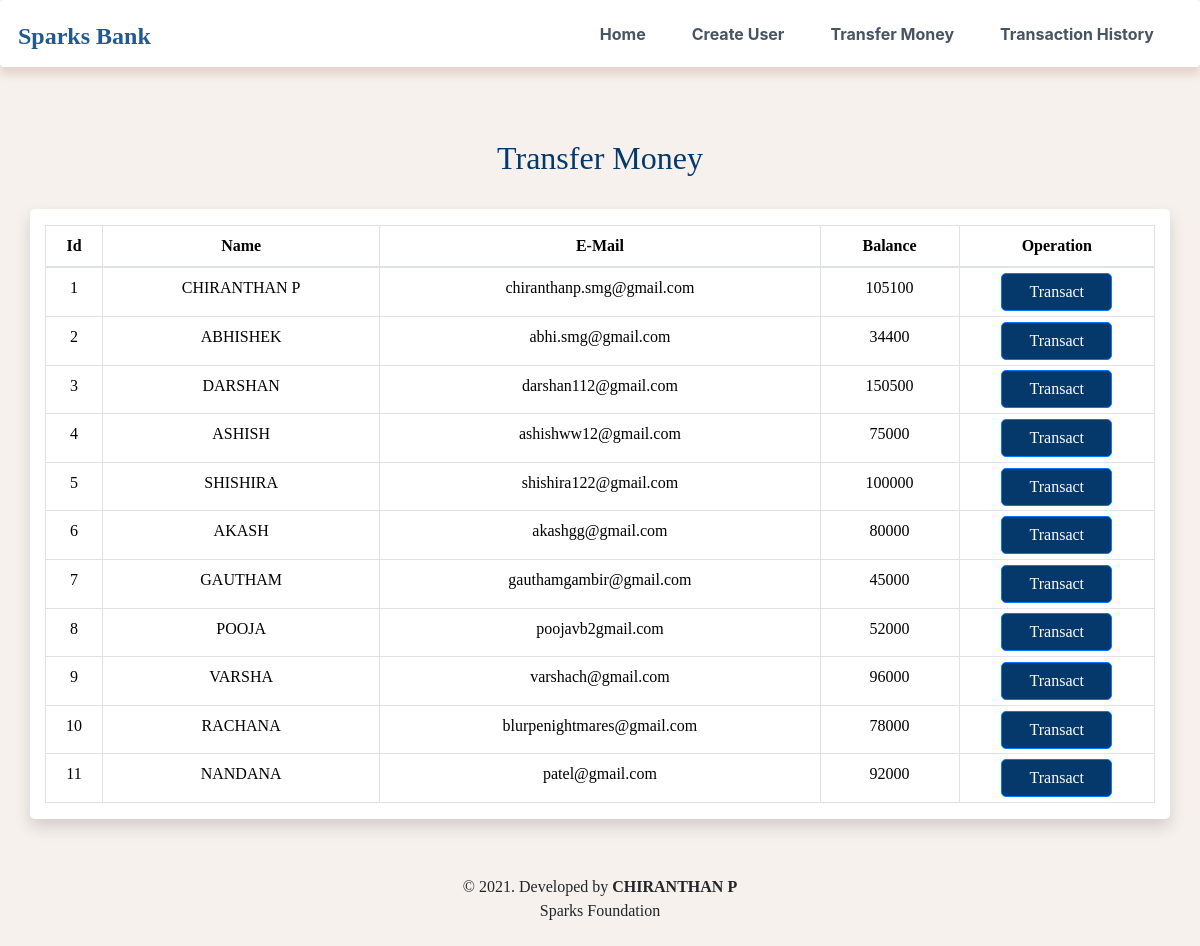
The app's page /transfermoney.php with its own data.
### tables this page shows
CREATE TABLE `users` (
  `id` int(3) NOT NULL,
  `name` text NOT NULL,
  `email` varchar(30) NOT NULL,
  `balance` int(8) NOT NULL
);

### transfermoney.php (the view, shortened to what this page needs)
<!DOCTYPE html>
<html lang="en">
<head>
    <link rel="stylesheet" href="https://stackpath.bootstrapcdn.com/bootstrap/4.2.1/css/bootstrap.min.css">
    <link rel="stylesheet" href="CSS/transfer.css" type="text/css">
</head>
<body>
    <?php
    include 'config.php';
    $sql = "SELECT * FROM users";
    $result = mysqli_query($conn, $sql);
    ?>
    <?php
    include 'navbar.php';
    ?>
    <div class="container">
        <h2 class="text-center pt-4  ff" style="color : #05386B  ;">Transfer Money</h2>
        <br>
        <div class="row shadow text-center" style="background-color: #ffffff;">
            <div class="col">
                <div class="table-responsive-sm pt-3">
                    <table class="table table-hover table-sm  table-condensed table-bordered" style="border-color:black;">
                        <thead style="color : black;">
                            <tr>
                                <th scope="col" class="text-center py-2">Id</th>
                                <th scope="col" class="text-center py-2">Name</th>
                                <th scope="col" class="text-center py-2">E-Mail</th>
                                <th scope="col" class="text-center py-2">Balance</th>
                                <th scope="col" class="text-center py-2">Operation</th>
                            </tr>
                        </thead>
                        <tbody>
                            <?php
                            while ($rows = mysqli_fetch_assoc($result)) {
                            ?>
                                <tr style="color : black;">
                                    <td class="py-2 text-center"><?php echo $rows['id'] ?></td>
                                    <td class="py-2 text-center"><?php echo $rows['name'] ?></td>
                                    <td class="py-2 text-center"><?php echo $rows['email'] ?></td>
                                    <td class="py-2 text-center"><?php echo $rows['balance'] ?></td>
                                    <td class="text-center"><a href="selecteduserdetail.php?id= <?php echo $rows['id']; ?>"> <button class="btn btn-primary">Transact</button></a></td>
                                </tr>
                            <?php
                            }
                            ?>
                        </tbody>
                    </table>
                </div>
            </div>
        </div>
    </div>
    <footer class="text-center mt-5 py-2">
        <p style="font-family: poppins; font-size: 16px;">&copy 2021. Developed by <b>CHIRANTHAN P</b> <br> Sparks Foundation</p>
    </footer>
</body>
</html>

### navbar.php (shortened to what this page needs)
<link rel="stylesheet" href="CSS/navbar.css" type="text/css">
<nav class="navbar navbar-expand-md navbar-light bg-light p-2 mb-5 bg-white rounded">
  <a class="navbar-brand" href="index.php" style="color : #225991; font-size: 24px; margin-left: 10px; margin-top:5px;"><b>Sparks Bank</b></a>
  <div class="collapse navbar-collapse" id="collapsibleNavbar">
    <ul class="navbar-nav ml-auto">
      <li class="nav-item">
        <a class="nav-link" href="index.php" style="color :#495463;"><b>Home</b></a>
      </li>
      <li class="nav-item">
        <a class="nav-link" href="createuser.php" style="color : #495463;"><b>Create User</b></a>
      </li>
      <li class="nav-item">
        <a class="nav-link" href="transfermoney.php" style="color : #495463;"><b>Transfer Money</b></a>
      </li>
      <li class="nav-item">
        <a class="nav-link" href="transactionhistory.php" style="color : #495463;"><b>Transaction History</b></a>
      </li>
  </div>
</nav>

### CSS/transfer.css (style rules this page uses)
body { background: #f7f1ee; }
.shadow { box-shadow: 0px 0px 8px #f7f1ee; border-radius: 5px; }
.btn-primary { background-color: #05386b !important; width: 60%; border-radius: 5px; box-shadow: 0px 0px 8px; }
.table { font-family: poppins; font-size: 16px; border-radius: 5px; background-color: #ffffff; }
.ff { font-family: poppins; color: #05386b; }

### CSS/navbar.css (style rules this page uses)
.navbar-brand, .navbar-item a { font-family: "poppins"; font-size: 18px; font-weight: normal; }
.nav-link { margin-right: 30px; }
.navbar { box-shadow: 0px 8px 8px 0px #e6d4cb; }

### records on screen
users: id "1", name "CHIRANTHAN P", email "chiranthanp.smg@gmail.com", balance "105100"
users: id "2", name "ABHISHEK", email "abhi.smg@gmail.com", balance "34400"
users: id "3", name "DARSHAN", email "darshan112@gmail.com", balance "150500"
users: id "4", name "ASHISH", email "ashishww12@gmail.com", balance "75000"
users: id "5", name "SHISHIRA", email "shishira122@gmail.com", balance "100000"
users: id "6", name "AKASH", email "akashgg@gmail.com", balance "80000"
users: id "7", name "GAUTHAM", email "gauthamgambir@gmail.com", balance "45000"
users: id "8", name "POOJA", email "poojavb2gmail.com", balance "52000"
users: id "9", name "VARSHA", email "varshach@gmail.com", balance "96000"
users: id "10", name "RACHANA", email "blurpenightmares@gmail.com", balance "78000"
users: id "11", name "NANDANA", email "patel@gmail.com", balance "92000"
